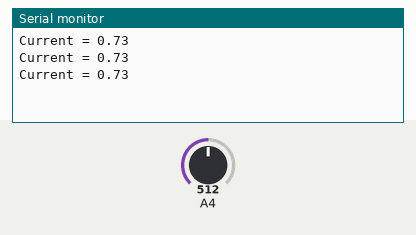
The sketch below on a simulated Arduino Uno, built with avr-gcc and run on an emulated ATmega328P. On the bench: the last lines printed to the serial monitor. The inputs (shaded band) are chosen by the test bench; at power-on: A4 = 512.

Above: at 1.3 s.
1.4 s: A4 set to 716
At 1.9 s:
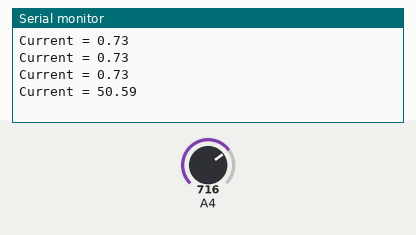
2.9 s: A4 set to 900
At 3.4 s:
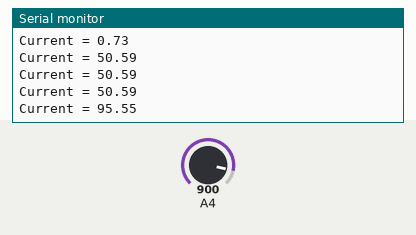
Timing chart, 0 to 5.9 s (numbered marks = the images above; inputs shaded):
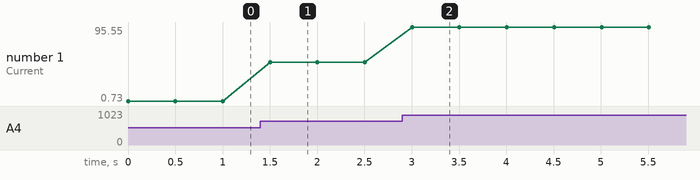

The sketch:

current_sensor_1.ino
```cpp
void setup() {
  // put your setup code here, to run once:
  Serial.begin(9600);


}

void loop() {
  // put your main code here, to run repeatedly:
int curr = analogRead(4);
//Serial.println (curr);
float curr_v = curr / 1023.0 * 5.0 ;
float curr_f = (curr_v - 2.48778)/0.02 ;
Serial.print ("Current = ");
Serial.println (curr_f,2);
delay (500);
}
```

Measured:
- after the input at 1.4 s, the serial monitor: prints a new line after 0.10 s (image 1)
- after the input at 2.9 s, the serial monitor: prints a new line after 0.10 s (image 2)
- plotted number 1: 0.73 → 50.59 after the input at 1.4 s, 50.59 → 95.55 after the input at 2.9 s
